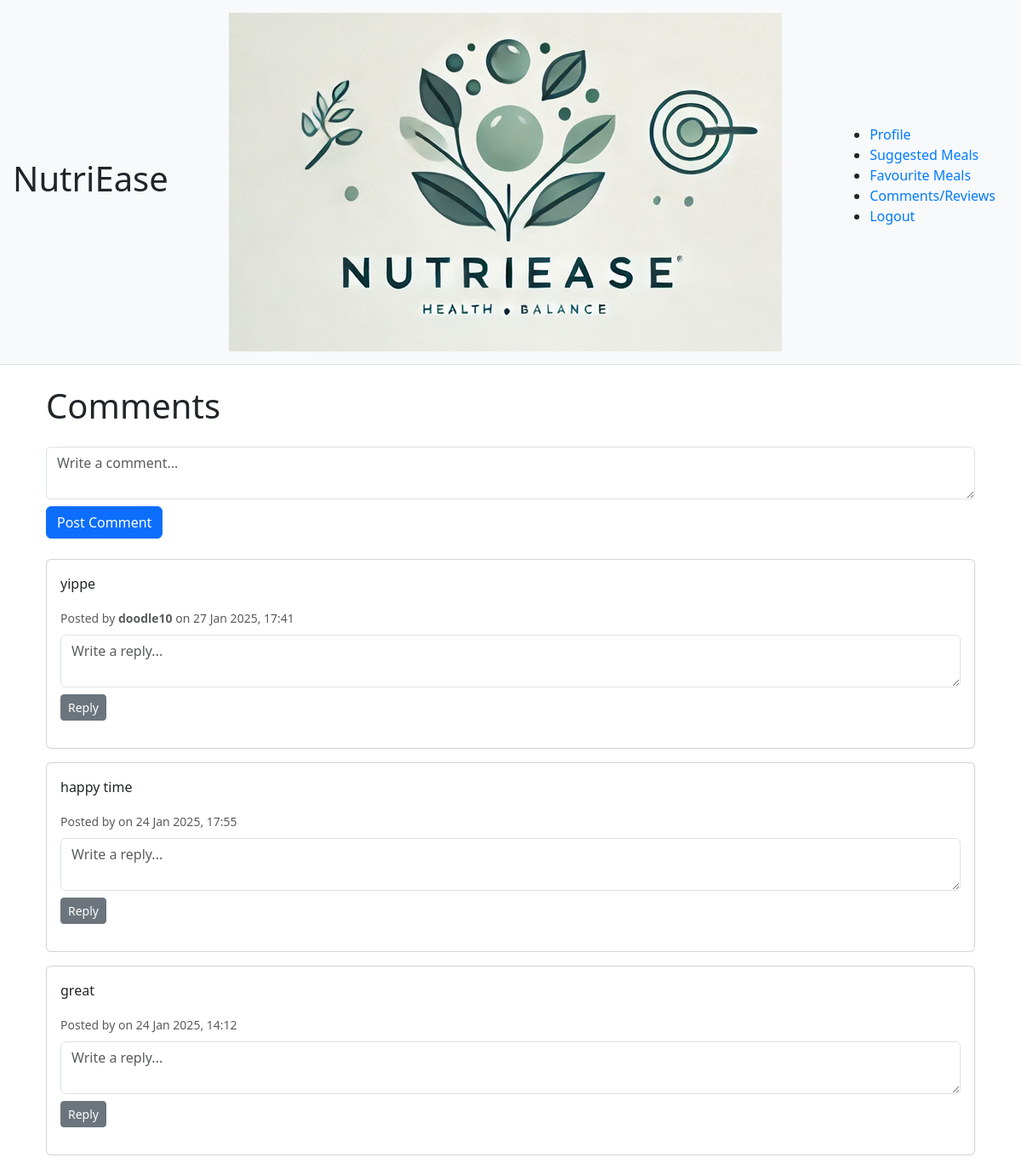
The app's page /comments/ (signed in) with its own data.
### Nutri/models.py (models this page shows, shortened)
class Comment(models.Model):
    content = models.TextField()  # Comment text content
    created_at = models.DateTimeField(auto_now_add=True)  # Timestamp when the comment is created
    user = models.ForeignKey(User, null=True, blank=True, on_delete=models.CASCADE)  # User who posted the comment
    parent = models.ForeignKey(
        'self', null=True, blank=True, on_delete=models.CASCADE, related_name='replies'
    )  # Parent comment for nested replies

### Nutri/views.py (the view, shortened to what this page needs)
# urls.py: path('comments/', views.comments, name='comments'),
@login_required
def comments(request):
    all_comments = Comment.objects.filter(parent__isnull=True).order_by('-created_at')  # Fetch all top-level comments
    return render(request, 'comment.html', {'comments': all_comments})

### Nutri/Templates/comment.html (shortened to what this page needs)
{% extends 'base.html' %}
{% block content %}
<div class="container">
    <h1 class="mb-4">Comments</h1>
    <form method="POST" class="mb-4">
        <textarea name="comment" class="form-control mb-2" placeholder="Write a comment..." required></textarea>
        <button type="submit" class="btn btn-primary">Post Comment</button>
    </form>
    <div class="comment">
        {% for comment in comments %}
        <div class="card mb-3">
            <div class="card-body">
                <p class="card-text">{{ comment.content }}</p>
                <small class="text-muted">
                    Posted by <strong>{{ comment.user.username }}</strong> on {{ comment.created_at|date:"d M Y, H:i" }}
                </small>
                <form method="POST" class="mt-2">
                    <textarea name="comment" class="form-control mb-2" placeholder="Write a reply..."
                        required></textarea>
                    <button type="submit" class="btn btn-secondary btn-sm">Reply</button>
                </form>
            </div>
        </div>
        {% empty %}
        <p class="text-center">Be the first!</p>
        {% endfor %}
    </div>
</div>
{% endblock %}

### records on screen
Comment: content "yippe", user.username "doodle10", created_at "27 Jan 2025, 17:41"
Comment: content "happy time", created_at "24 Jan 2025, 17:55"
Comment: content "great", created_at "24 Jan 2025, 14:12"
